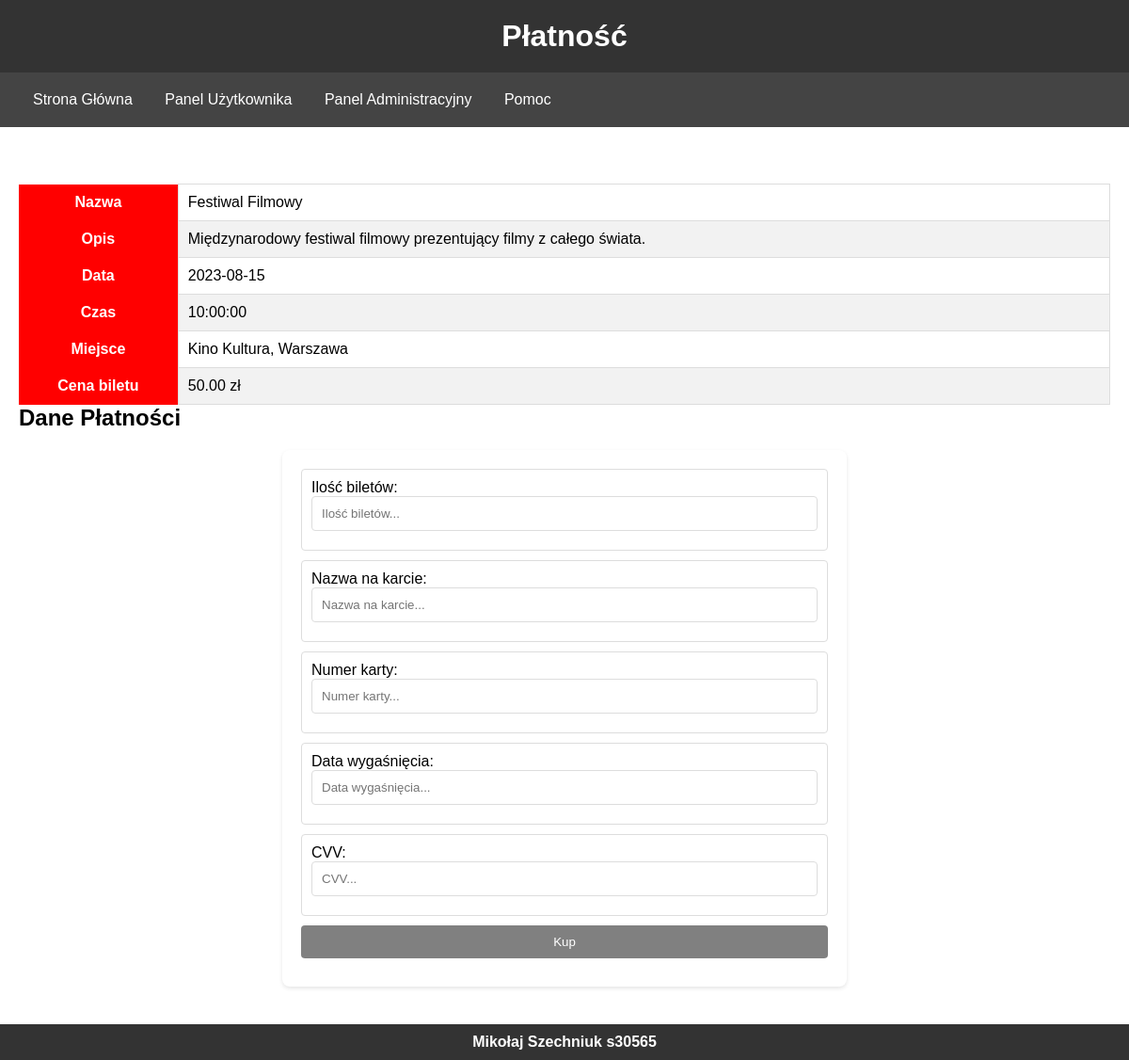
The app's page /payment.php?id_wydarzenia=2 (signed in) with its own data.
### tables this page shows
CREATE TABLE wydarzenia (
  id INT AUTO_INCREMENT PRIMARY KEY,
  nazwa VARCHAR(255) NOT NULL,
  opis TEXT,
  data DATE,
  czas TIME,
  miejsce VARCHAR(255),
  cena_biletu DECIMAL(10, 2)
);

### payment.php (the view, shortened to what this page needs)
<!DOCTYPE html>
<html lang="pl">
<head>
    <link rel="stylesheet" href="styl.css">
</head>
<body>
    <header>
        <h1>Płatność</h1>
    </header>
    <nav>
        <a href="main.php">Strona Główna</a>
        <a href="user.php">Panel Użytkownika</a>
        <a href="admin.php">Panel Administracyjny</a>
        <a href="help.php">Pomoc</a>
    </nav>
    <main>
        <div class="payment-container">
        <?php
            $db = new mysqli('localhost', 'root', '', 'ticket_store');
            $id_wydarzenia = isset($_GET['id_wydarzenia']) ? $db->real_escape_string($_GET['id_wydarzenia']) : null;
            $sql = "SELECT * FROM wydarzenia WHERE id = $id_wydarzenia";
            $result = $db->query($sql);
            if ($result && $result->num_rows > 0) {
                $wydarzenie = $result->fetch_assoc();
                echo "<table>";
                echo "<tr><th>Nazwa</th><td>" . $wydarzenie['nazwa'] . "</td></tr>";
                echo "<tr><th>Opis</th><td>" . $wydarzenie['opis'] . "</td></tr>";
                echo "<tr><th>Data</th><td>" . $wydarzenie['data'] . "</td></tr>";
                echo "<tr><th>Czas</th><td>" . $wydarzenie['czas'] . "</td></tr>";
                echo "<tr><th>Miejsce</th><td>" . $wydarzenie['miejsce'] . "</td></tr>";
                echo "<tr><th>Cena biletu</th><td>" . $wydarzenie['cena_biletu'] . " zł</td></tr>";
                echo "</table>";
            } else {
                echo "Nie znaleziono wydarzenia o podanym ID!";
            }
        ?>
            <h2>Dane Płatności</h2>
            <form action="buy_ticket.php" method="post" class="payment-form">
                <div class="form-group">
                    <label for="quantity">Ilość biletów:</label>
                    <input type="number" id="quantity" name="ilość" placeholder="Ilość biletów..." required>
                </div>
                <div class="form-group">
                    <label for="card-name">Nazwa na karcie:</label>
                    <input type="text" id="card-name" name="nazwa_karty" placeholder="Nazwa na karcie..." required>
                </div>
                <div class="form-group">
                    <label for="card-number">Numer karty:</label>
                    <input type="text" id="card-number" name="numer_karty" placeholder="Numer karty..." required>
                </div>
                <div class="form-group">
                    <label for="expiry-date">Data wygaśnięcia:</label>
                    <input type="text" id="expiry-date" name="data_wygaśnięcia" placeholder="Data wygaśnięcia..." required>
                </div>
                <div class="form-group">
                    <label for="cvv">CVV:</label>
                    <input type="text" id="cvv" name="cvv" placeholder="CVV..." required>
                </div>
                <button type="submit" class="payment-button">Kup</button>
            </form>
        </div>
    </main>
    <footer>
        <h4>Mikołaj Szechniuk s30565</h4>
    </footer>
</body>
</html>

### styl.css (style rules this page uses)
* { margin: 0; padding: 0; box-sizing: border-box; }
body, h1, h2, button, input, form, table, th, td { font-family: Arial, sans-serif; }
header, nav, main, footer { padding: 20px; }
header { background-color: #333; color: white; text-align: center; }
nav { background-color: #444; margin-bottom: 20px; }
nav a { color: white; text-decoration: none; padding: 0 15px; }
main { background-color: white; padding: 20px; }
footer { background-color: #333; color: white; text-align: center; padding: 10px 0; }
form { max-width: 600px; margin: 20px auto; padding: 20px; background-color: #fff; border-radius: 8px; box-shadow: 0 2px 4px rgba(0, 0, 0, 0.1); }
form .form-group, form input[type='text'], form input[type='email'], form input[type='password'], form input[type='number'], form textarea, form button { width: 100%; padding: 10px; margin-bottom: 10px; border: 1px solid #ddd; border-radius: 4px; }
form button { border: none; background-color: grey; color: white; cursor: pointer; }
table { width: 100%; border-collapse: collapse; margin-top: 20px; }
th { background-color: red; color: white; }
td { border: 1px solid #ddd; padding: 10px; text-align: left; }
tr:nth-child(even) { background-color: #f2f2f2; }

### records on screen
wydarzenia: nazwa "Festiwal Filmowy", opis "Międzynarodowy festiwal filmowy prezentujący filmy z całego świata.", data "2023-08-15", czas "10:00:00", miejsce "Kino Kultura, Warszawa", cena_biletu "50.00"
